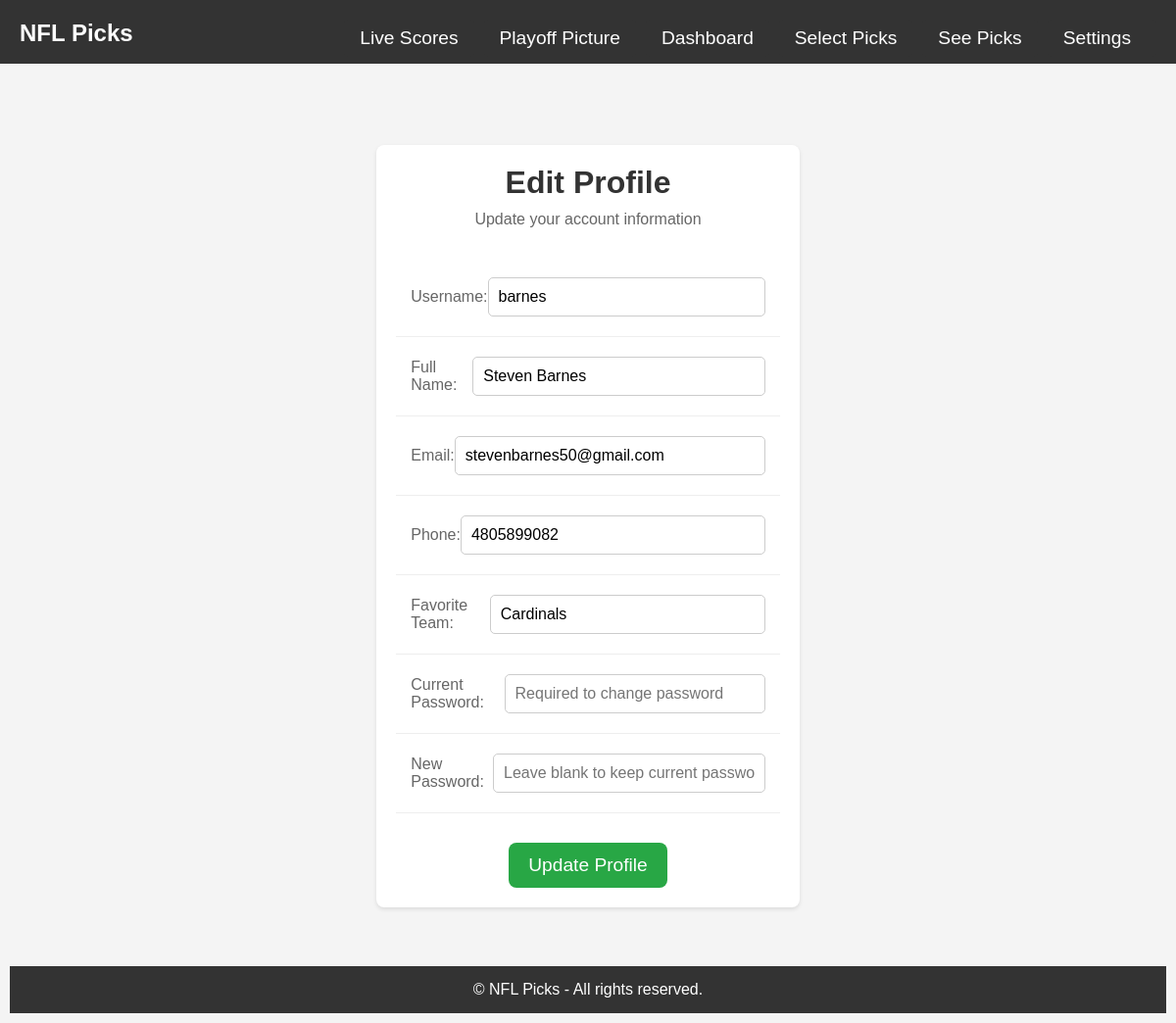
/profile/edit (signed in), run on the app's committed database.
### Football_Project/models.py (models this page shows)
class User(db.Model, UserMixin):
    id = db.Column(db.Integer, primary_key=True)
    username = db.Column(db.String(150), nullable=False, unique=True)
    full_name = db.Column(db.String(150))
    email = db.Column(db.String(150), unique=True)
    phone = db.Column(db.String(20))
    favorite_team = db.Column(db.String(50))
    password = db.Column(db.String(200), nullable=False)
    is_admin = db.Column(db.Boolean, default=False)
    scores = db.relationship(
        'UserScore',
        backref='user',
        lazy=True,
        cascade='all, delete-orphan'
    )
    picks = db.relationship('Pick', backref='user', lazy=True, cascade='all, delete-orphan')
    scores = db.relationship('UserScore', backref='user', lazy=True, cascade='all, delete-orphan')

### Football_Project/routes.py (the view, shortened to what this page needs)
@main_bp.route('/profile/edit', methods=['GET', 'POST'])
@login_required
def edit_profile():
    return render_template('edit_profile.html', user=current_user)

### Football_Project/templates/edit_profile.html (shortened to what this page needs)
{% extends "base.html" %}
{% block content %}
<div class="container">
    <div class="profile-container">
        <h1>Edit Profile</h1>
        <p class="subtitle">Update your account information</p>
        <form method="POST" action="{{ url_for('main.edit_profile') }}">
            <div class="profile-field">
                <label for="username">Username:</label>
                <input type="text" name="username" id="username"
                       value="{{ user.username }}" required class="form-input">
            </div>
            <div class="profile-field">
                <label for="full_name">Full Name:</label>
                <input type="text" name="full_name" id="full_name"
                       value="{{ user.full_name or '' }}" class="form-input">
            </div>
            <div class="profile-field">
                <label for="email">Email:</label>
                <input type="email" name="email" id="email"
                       value="{{ user.email }}" required class="form-input">
            </div>
            <div class="profile-field">
                <label for="phone">Phone:</label>
                <input type="text" name="phone" id="phone"
                       value="{{ user.phone or '' }}" class="form-input">
            </div>
            <div class="profile-field">
                <label for="favorite_team">Favorite Team:</label>
                <input type="text" name="favorite_team" id="favorite_team"
                       value="{{ user.favorite_team or '' }}" class="form-input">
            </div>
            <div class="profile-field">
                <label for="current_password">Current Password:</label>
                <input type="password" name="current_password" id="current_password"
                       class="form-input" placeholder="Required to change password">
            </div>
            <div class="profile-field">
                <label for="new_password">New Password:</label>
                <input type="password" name="new_password" id="new_password"
                       class="form-input" placeholder="Leave blank to keep current password">
            </div>
            <div class="profile-actions">
                <button type="submit" class="submit-button">Update Profile</button>
            </div>
        </form>
    </div>
</div>
{% endblock %}

### Football_Project/static/css/styles.css (style rules this page uses)
* { margin: 0; padding: 0; box-sizing: border-box; }
body { font-family: 'Arial', sans-serif; background-color: #f4f4f4; color: #333; padding: 10px; padding-top: 88px; display: flex; justify-content: center; align-items: center; flex-direction: column; margin: 0; }
.container { max-width: 1600px; margin: 0 auto; padding: 20px; overflow: visible; }
.form-input { width: 100%; padding: 10px; margin: 5px 0; border-radius: 5px; border: 1px solid #ccc; font-size: 1rem; }
.submit-button { background-color: #28a745; color: white; padding: 12px 20px; border: none; border-radius: 8px; font-size: 1.2rem; cursor: pointer; transition: background-color 0.3s ease; }
.profile-container { max-width: 800px; margin: 20px auto; padding: 20px; background: white; border-radius: 8px; box-shadow: 0 2px 4px rgba(0, 0, 0, 0.1); }
.profile-container h1 { text-align: center; color: #333; margin-bottom: 10px; }
.subtitle { text-align: center; color: #666; margin-bottom: 30px; }
.profile-field { display: flex; justify-content: space-between; align-items: center; padding: 15px; border-bottom: 1px solid #eee; }
.profile-field label { color: #666; }
.profile-actions { text-align: center; margin-top: 30px; }

### data on the page
User: username "barnes", full_name "Steven Barnes", email "stevenbarnes50@gmail.com", phone "4805899082", favorite_team "Cardinals"
